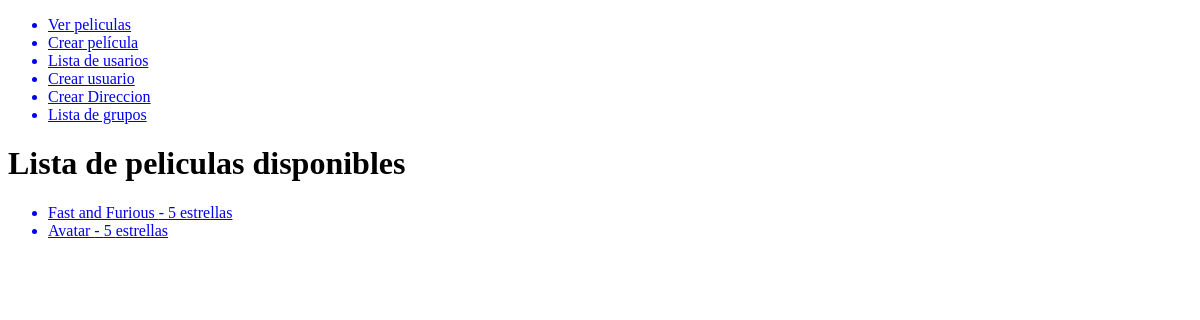
Before: /movies/ with the older database file.
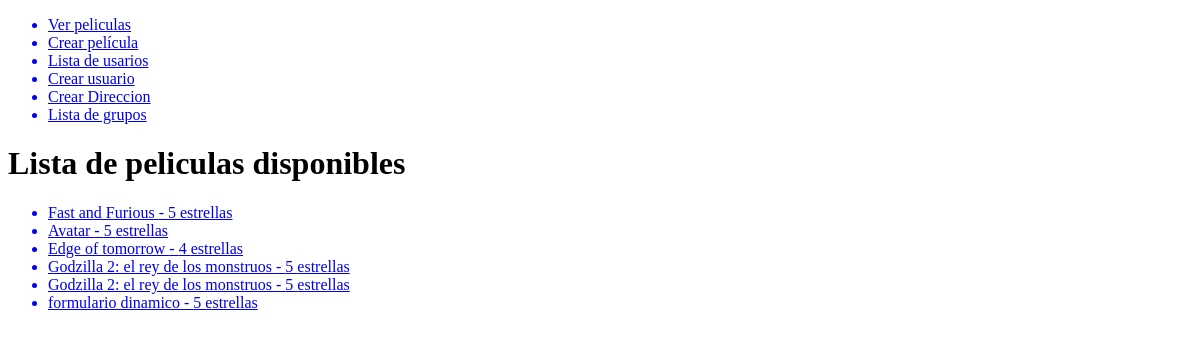
After: the same page with the newer database file.
### movies/models.py (models this page shows, shortened)
class Movie(models.Model):
    titulo = models.CharField(max_length=140)
    sinopsis = models.TextField(blank=True, null=True)
    duracion = models.PositiveIntegerField()
    calif = models.PositiveIntegerField(default=5)
    genero = models.CharField(max_length=50)
    created = models.DateTimeField(auto_now_add=True)
    updated = models.DateTimeField(auto_now=True)

### movies/views.py (the view)
# urls.py: path('', GetMovies, name='list'),
def GetMovies(request):
    movies = Movie.objects.all()       #queryset (es lo que el ORM retorna)
    template_name = 'movies/list.html' #donde vive el template a renderizar
    context = {                        #se mandara la variable context al template (mandar datos de la view al template)
        'movies':movies
    }
    return render(request, template_name, context) #renderiza el template

### movies/templates/movies/list.html
{% extends 'base.html' %}
{% block content %}
    <h1>Lista de peliculas disponibles</h1>
    <ul>
        {% for movie in movies %}
            <a href="{% url 'movies:detail' movie.id %}"><li>{{ movie.titulo }} - {{ movie.calif }} estrellas</li></a>
        {% endfor %}
    </ul>
{% endblock content%}

Changed rows visible on the page:
added Movie: titulo "Edge of tomorrow", calif "4"
added Movie: titulo "Godzilla 2: el rey de los monstruos", calif "5"
added Movie: titulo "Godzilla 2: el rey de los monstruos", calif "5"
added Movie: titulo "formulario dinamico", calif "5"
